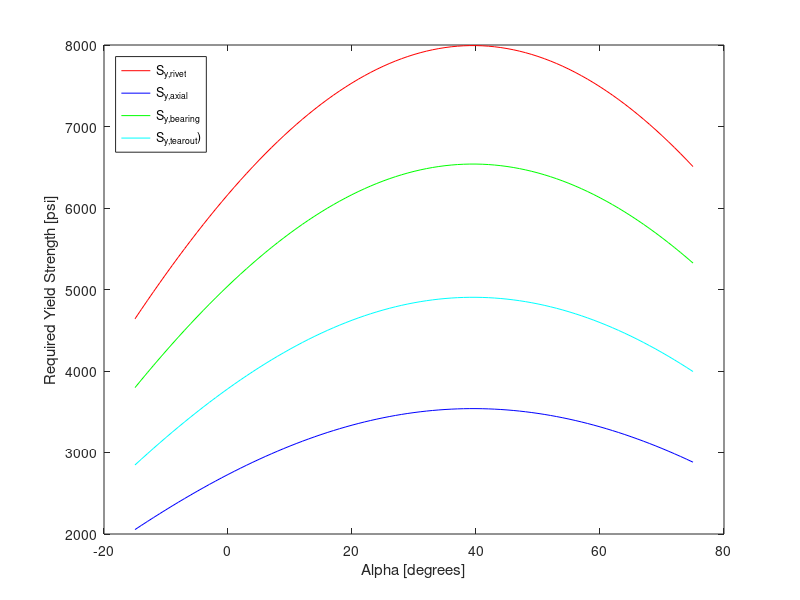
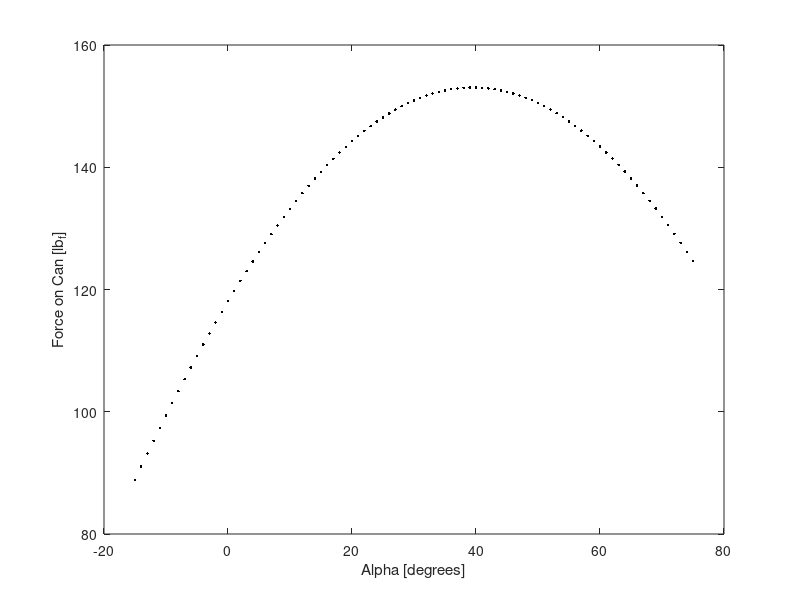

Write MATLAB code to recreate these figures, in order.
%%%%%%%%%%%%%%%%%%%%%%%%%%%%%%%%%%%%%%%%%%%%%%%%%%%%%%%%%%%%%%%%%%%%%%%%%%%
% Ian Landwehr, Sam Alvares, and Sam Ridgley
% March 23rd, 2021
%
% ME480: Machine Component Design
% Dr. Constans
% Spring 2021
%
%%%%%%%%%%%%%%%%%%%%%%%%%%%%%%%%%%%%%%%%%%%%%%%%%%%%%%%%%%%%%%%%%%%%%%%%%%%

clc
close all
clear variables

%% Basic Level
% define constants
x1 = 1.032 ;  % inches
x2 = 0 ;      % inches
x3 = 2.825 ;  % inches
x4 = 9.625 ;  % inches
y1 = 5.936 ;  % inches
y2 = 0 ;      % inches
y3 = 1.16 ;   % inches
y4 = 7.9375 ; % inches
pin_diameter = 0.25 ; % inches
theta = 20.577 * (pi/180) ; % (refers to the theta (in radians) calculated using Pythagorean theorem)
w = 0.712; % inches
t = 0.09 ; % since values for arm and link are the same for simplicity
Force = 20 ; % lbf (refers to half the force applied to the handle due to symmetry)
FOS = 1.8 ; % (refers to the Factor of Safety required)
alpha = 0;

% solve for reaction forces
F1 = Force * (sin(alpha)*y4 + cos(alpha)*x4) / (sin(theta)*y3 + cos(theta)*x3) ; 
F3 = Force * (sin(alpha)*y4 + cos(alpha)*x4) / (sin(theta)*y3 + cos(theta)*x3) ; 
F2_x = -(Force)*(sin(alpha)*sin(theta)*y3 - sin(alpha)*sin(theta)*y4 + sin(alpha)*cos(theta)*x3 - sin(theta)*cos(alpha)*x4) / (sin(theta)*y3 + cos(theta)*x3) ; % x-component of the force present at rivet 2
F2_y = -(Force)*(sin(alpha)*cos(theta)*y4 - sin(theta)*cos(alpha)*y3 - cos(alpha)*cos(theta)*x3 + cos(alpha)*cos(theta)*x4) / (sin(theta)*y3 + cos(theta)*x3) ; % y-component of the force present at rivet 2
F2 = sqrt( (F2_x).^2 + (F2_y).^2 ) ;
Flink = F1;

% print reactions
fprintf('------ Basic Level (alpha=0) ------\n')
fprintf('Reaction forces:\n')
fprintf('F1 = %4.4f\n',F1)
fprintf('F2x = %4.4f\n',F2_x)
fprintf('F2y = %4.4f\n',F2_y)
fprintf('F2 = %4.4f\n',F2)
fprintf('F3 = %4.4f\n',F3)

% rivet strength - direct shear
pin_radius_outer = 1/8 ; % inches
pin_thickness = 1/16 ; % inches
pin_radius_inner = pin_radius_outer - pin_thickness ; % inches
pin_inner_area = pi * pin_radius_inner^2 ; % inches^2
pin_outer_area = pi * pin_radius_outer^2 ; % inches^2
Area_Pin =  pin_outer_area - pin_inner_area;  % inches^2
Tau_Pin_1_Shear = F1 / Area_Pin;  % psi 
Tau_Pin_2_Shear = F2 / Area_Pin; % psi
Tau_Pin_3_Shear = F3 / Area_Pin;  % psi
tau_rivet_critical = Tau_Pin_1_Shear;
Sy_yield_rivet = FOS*2*tau_rivet_critical;

% link strength - normal stress (axial)
Aaxial = t*(w-pin_diameter);
sigma_axial = Flink/Aaxial;
Sy_yield_axial = FOS*sigma_axial;

% link strenght - normal stress (bearing)
Abearing = t*pin_diameter;
sigma_bearing = Flink/Abearing;
Sy_yield_bearing = FOS*sigma_bearing;

% link strength
l = sqrt((w/2)^2-(pin_diameter/2)^2); 
Atearout = 2*l*t;
tau_tearout = Flink/Atearout;
Sy_yield_tearout = FOS*2*tau_tearout;

% print yield strengths
fprintf('\nYield strengths:\n')
fprintf('Sy_yield_rivet = %4.4f\n',Sy_yield_rivet)
fprintf('Sy_yield_axial = %4.4f\n',Sy_yield_axial)
fprintf('Sy_yield_bearing = %4.4f\n',Sy_yield_bearing)
fprintf('Sy_yield_tearout = %4.4f\n',Sy_yield_tearout)

%% Medium Level
fprintf('\n------ Medium Level (alpha = 10 deg) ------\n')
alpha = 10*pi/180; %rad

% solve for reaction forces
F1 = Force * (sin(alpha)*y4 + cos(alpha)*x4) / (sin(theta)*y3 + cos(theta)*x3) ; 
F3 = Force * (sin(alpha)*y4 + cos(alpha)*x4) / (sin(theta)*y3 + cos(theta)*x3) ; 
F2_x = -(Force)*(sin(alpha)*sin(theta)*y3 - sin(alpha)*sin(theta)*y4 + sin(alpha)*cos(theta)*x3 - sin(theta)*cos(alpha)*x4) / (sin(theta)*y3 + cos(theta)*x3) ; % x-component of the force present at rivet 2
F2_y = -(Force)*(sin(alpha)*cos(theta)*y4 - sin(theta)*cos(alpha)*y3 - cos(alpha)*cos(theta)*x3 + cos(alpha)*cos(theta)*x4) / (sin(theta)*y3 + cos(theta)*x3) ; % y-component of the force present at rivet 2
F2 = sqrt( (F2_x).^2 + (F2_y).^2 ) ;
Flink = F1;

% print reactions
fprintf('Reaction forces:\n')
fprintf('F1 = %4.4f\n',F1)
fprintf('F2x = %4.4f\n',F2_x)
fprintf('F2y = %4.4f\n',F2_y)
fprintf('F2 = %4.4f\n',F2)
fprintf('F3 = %4.4f\n',F3)

% rivet strength - direct shear
pin_radius_outer = 1/8 ; % inches
pin_thickness = 1/16 ; % inches
pin_radius_inner = pin_radius_outer - pin_thickness ; % inches
pin_inner_area = pi * pin_radius_inner^2 ; % inches^2
pin_outer_area = pi * pin_radius_outer^2 ; % inches^2
Area_Pin =  pin_outer_area - pin_inner_area;  % inches^2
Tau_Pin_1_Shear = F1 / Area_Pin ; % psi 
Tau_Pin_2_Shear = F2 / Area_Pin ; % psi
Tau_Pin_3_Shear = F3 / Area_Pin ; % psi
tau_rivet_critical = Tau_Pin_1_Shear;
Sy_yield_rivet = FOS*2*tau_rivet_critical;

% link strength - normal stress (axial)
Aaxial = t*(w-pin_diameter);
sigma_axial = Flink/Aaxial;
Sy_yield_axial = FOS*sigma_axial;

% link strenght - normal stress (bearing)
Abearing = t*pin_diameter;
sigma_bearing = Flink/Abearing;
Sy_yield_bearing = FOS*sigma_bearing;

% link strength
l = sqrt((w/2)^2-(pin_diameter/2)^2); 
Atearout = 2*l*t;
tau_tearout = Flink/Atearout;
Sy_yield_tearout = FOS*2*tau_tearout;

% print yield strengths
fprintf('\nYield strengths:\n')
fprintf('Sy_yield_rivet = %4.4f\n',Sy_yield_rivet)
fprintf('Sy_yield_axial = %4.4f\n',Sy_yield_axial)
fprintf('Sy_yield_bearing = %4.4f\n',Sy_yield_bearing)
fprintf('Sy_yield_tearout = %4.4f\n',Sy_yield_tearout)

%% Advanced Level
% fprintf('\n------ Advanced Level (variable alpha) ------\n')
alpha_deg = (-15:75).';
alpha = alpha_deg*(pi/180); %rad

% solve for reaction forces
F1 = Force * (sin(alpha)*y4 + cos(alpha)*x4) / (sin(theta)*y3 + cos(theta)*x3) ; 
F3 = Force * (sin(alpha)*y4 + cos(alpha)*x4) / (sin(theta)*y3 + cos(theta)*x3) ; 
F2_x = -(Force)*(sin(alpha)*sin(theta)*y3 - sin(alpha)*sin(theta)*y4 + sin(alpha)*cos(theta)*x3 - sin(theta)*cos(alpha)*x4) / (sin(theta)*y3 + cos(theta)*x3) ; % x-component of the force present at rivet 2
F2_y = -(Force)*(sin(alpha)*cos(theta)*y4 - sin(theta)*cos(alpha)*y3 - cos(alpha)*cos(theta)*x3 + cos(alpha)*cos(theta)*x4) / (sin(theta)*y3 + cos(theta)*x3) ; % y-component of the force present at rivet 2
F2 = sqrt( (F2_x).^2 + (F2_y).^2 ) ;
Flink = F1;

% rivet strength - direct shear
pin_radius_outer = 1/8 ; % inches
pin_thickness = 1/16 ; % inches
pin_radius_inner = pin_radius_outer - pin_thickness ; % inches
pin_inner_area = pi * pin_radius_inner^2 ; % inches^2
pin_outer_area = pi * pin_radius_outer^2 ; % inches^2
Area_Pin =  pin_outer_area - pin_inner_area;  % inches^2
Tau_Pin_1_Shear = F1 / Area_Pin ; % psi 
Tau_Pin_2_Shear = F2 / Area_Pin ; % psi
Tau_Pin_3_Shear = F3 / Area_Pin ; % psi
tau_rivet_critical = Tau_Pin_1_Shear;
Sy_yield_rivet = FOS*2*tau_rivet_critical;

% link strength - normal stress (axial)
Aaxial = t*(w-pin_diameter);
sigma_axial = Flink/Aaxial;
Sy_yield_axial = FOS*sigma_axial;

% link strenght - normal stress (bearing)
Abearing = t*pin_diameter;
sigma_bearing = Flink/Abearing;
Sy_yield_bearing = FOS*sigma_bearing;

% link strength
Rlink = w/2
Rrivet = pin_diameter/2
l = sqrt((Rlink)^2-(Rrivet)^2); 
Atearout = 2*l*t;
tau_tearout = Flink/Atearout;
Sy_yield_tearout = FOS*2*tau_tearout;

% plot required strengths 
figure(1)
plot(alpha_deg, Sy_yield_rivet, '-r') ;
hold on 
plot(alpha_deg, Sy_yield_axial, '-b') ;
hold on 
plot(alpha_deg, Sy_yield_bearing, '-g') ;
hold on 
plot(alpha_deg, Sy_yield_tearout, '-c') ;
xlabel('Alpha [degrees]') ;
ylabel('Required Yield Strength [psi]') ;
legend('S_{y,rivet}', 'S_{y,axial}', 'S_{y,bearing}','S_{y,tearout})','Location','NORTHWEST')

% plot crushing force
figure(2)
F_can = 2*F1.*cos(theta);
plot(alpha_deg,F_can,'.k');
xlabel('Alpha [degrees]')
ylabel('Force on Can [lb_{f}]')

% claculate max crushing forces angle
[maxF,I] = max(F_can);
alphaMaxF = alpha_deg(I)
